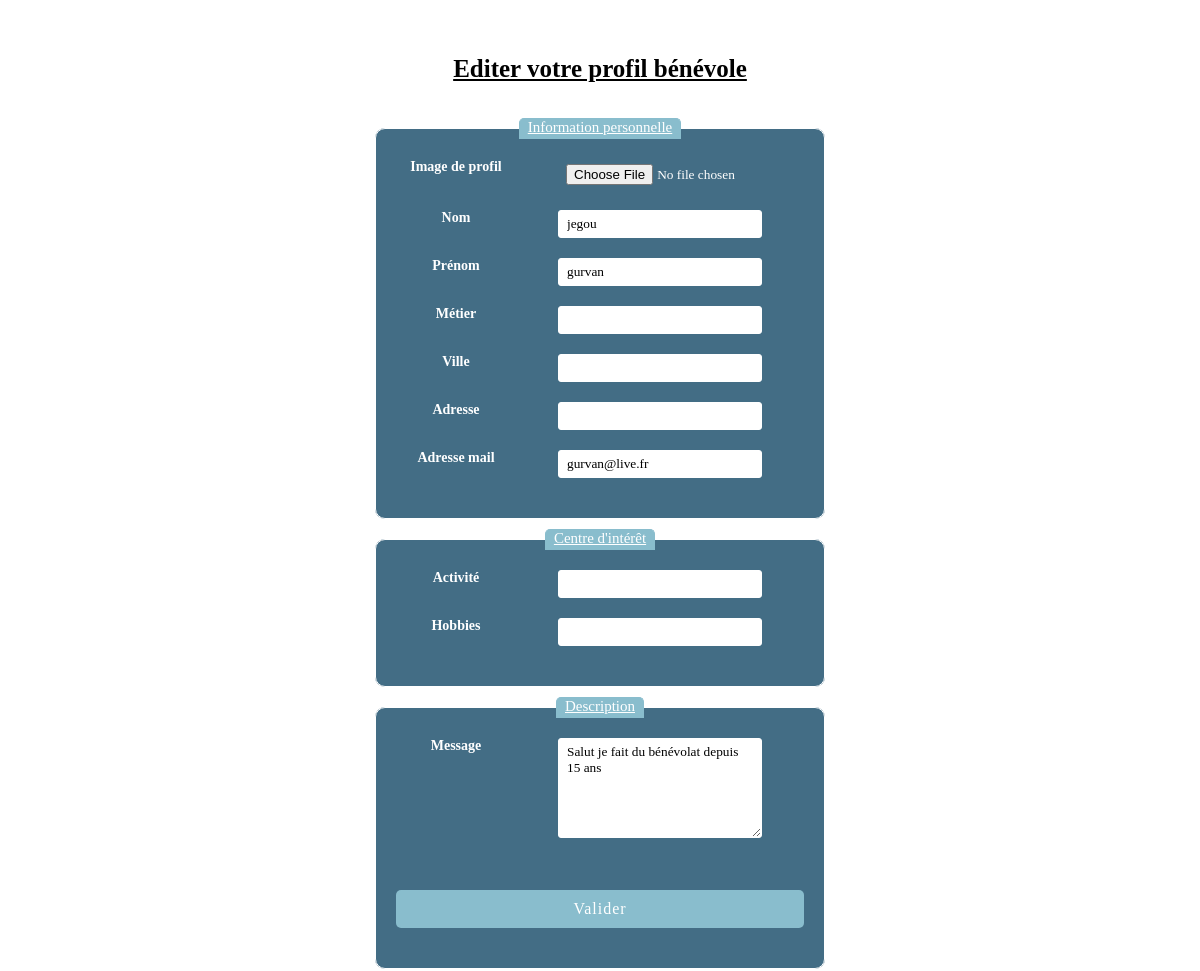
The page /users/profil/benevole/edit (signed in, middle part) on the database as committed earlier.
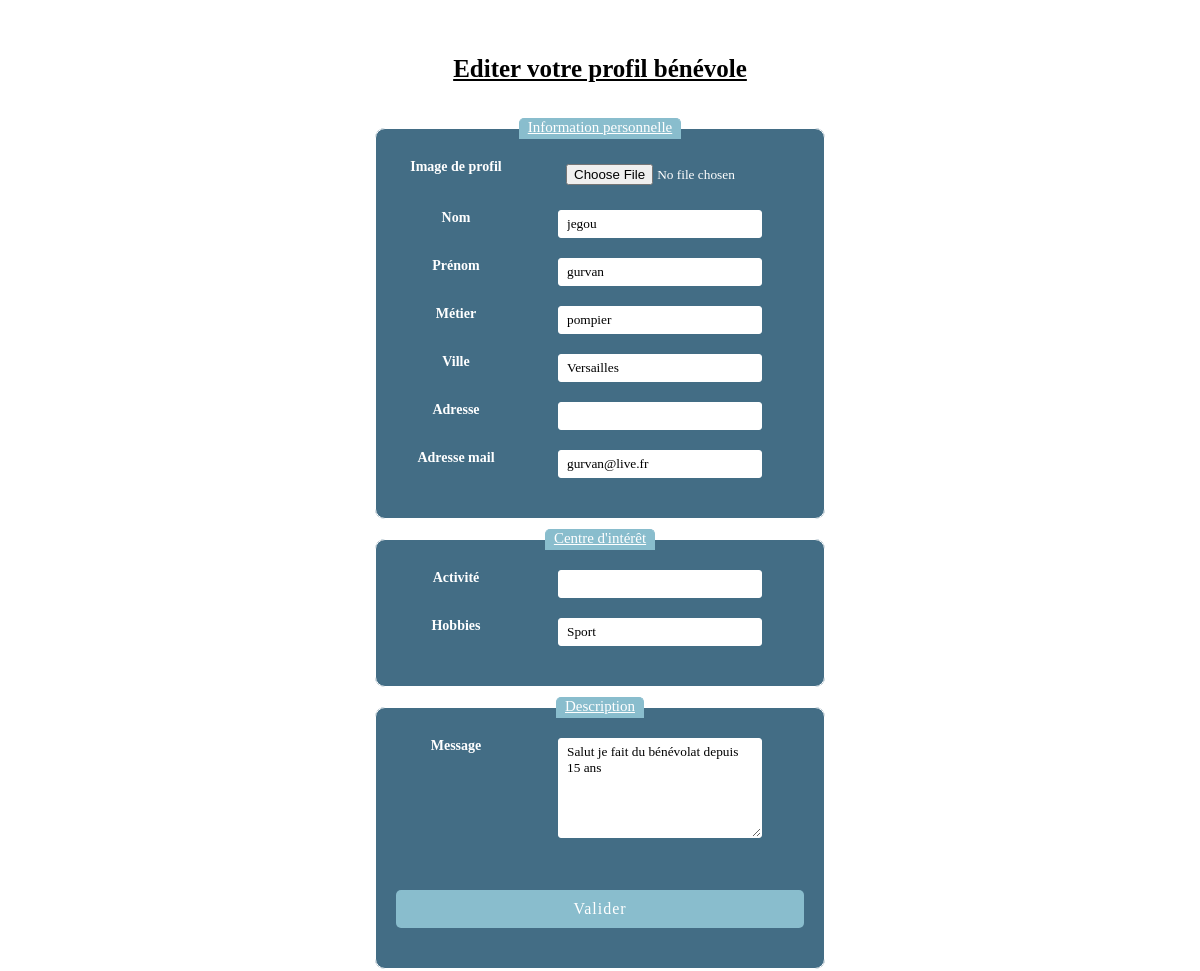
The same page on the database as committed later.
### users/models.py (models this page shows, shortened)
class Benevole(User):
    role = models.ForeignKey(Role, null=True, on_delete=models.CASCADE)
    image = models.ImageField(
        upload_to=upload_location,
        null=True,
        blank=True,
    )
    phone_number = models.CharField(
        max_length= 10,
        blank=True,
        null=True
    )
    activite = models.CharField(
        max_length= 255,
        blank=True,
        null=True
    )
    metier = models.CharField(
        max_length= 255,
        blank=True,
        null=True
    )
    hobbies = models.CharField(
        max_length= 255,
        blank=True,
        null=True
    )
    description = models.CharField(
        max_length= 1500,
        blank=True,
        null=True
    )
    ville = models.CharField(
        max_length= 200,
        blank=True,
        null=True
    )
    adresse = models.CharField(
        max_length= 300,
        blank=True,
        null=True
    )
    class Meta:
        verbose_name = 'Bénévole'

### users/views/edit_account.py (the view)
def edit_benevole(request):
    if request.method == "POST":
        form_edit_profil = EditBenevoleForm(request.POST, request.FILES  or None,
                                        instance=request.user.benevole)
        print("Request : ", request.POST)
        if form_edit_profil.is_valid():
            form_edit_profil.save()
            return redirect("benevole_profil")
        else:
            messages.error(request, "Erreur dans le formulaire")
            return redirect('edit_benevole')
    else:
        form_edit_profil = EditBenevoleForm(instance=request.user.benevole)
        args = { 'form_edit_benevole' : form_edit_profil }
    return render(request, 'edit_profil_benevole.html', args )

### users/email_login.py (called while the page is built)
    def get_user(self, user_id):
        try:
            return User.objects.get(pk=user_id)
        except User.DoesNotExist:
            return None

### users/models.py (called while the page is built)
    def __str__(self):
        return self.role_name

### users/templates/edit_profil_benevole.html (shortened to what this page needs)
{% extends 'theme.html' %}
{% load static %}
{% block css %}
    <link rel="stylesheet" href="{% static 'css/editerCompteEtMaraude.css' %}">
{% endblock %}
{% block content %}
            <h1 class="center title-edit">Editer votre profil bénévole</h1>
            <div class="center">
                <div class="form-edit">
                    <form method="POST" enctype='multipart/form-data' >
                        <fieldset>
                            <legend>Information personnelle</legend>
                            <label>
                                <span>Image de profil</span>
                                 {{form_edit_benevole.image}}
                            </label>
                            <label>
                                <span>Nom</span>
                                  {{form_edit_benevole.last_name}}
                            </label>
                            <label>
                                <span>Prénom</span>
                                 {{form_edit_benevole.first_name}}
                            </label>
                            <label>
                                <span>Métier</span>
                                  {{form_edit_benevole.metier}}
                            </label>
                            <label>
                                <span>Ville</span>
                                  {{form_edit_benevole.ville}}
                            </label>
                            <label>
                                <span>Adresse</span>
                                  {{form_edit_benevole.adresse}}
                            </label>
                            <label>
                                <span>Adresse mail</span>
                                  {{form_edit_benevole.email}}
                            </label>
                        </fieldset>
                        <fieldset>
                            <legend>Centre d'intérêt</legend>
                            <label>
                                <span>Activité</span>
                                  {{form_edit_benevole.activite}}
                            </label>
                            <label>
                                <span>Hobbies</span>
                                  {{form_edit_benevole.hobbies}}
                            </label>
                        </fieldset>
                        <fieldset>
                            <legend>Description</legend>
                            <label>
                                <span>Message</span>
                                {{form_edit_benevole.description}}
                            </label>
                            <label>
                                <input class="form-btn-creation" type="submit" value="Valider"/>
                            </label>
                        </fieldset>
                    </form>
                </div>
            </div>
{% endblock content %}

Rows that differ between the two databases and show on the page:
changed Benevole "Salut je fait du bénévolat depuis 15 ans": metier (not shown) → "pompier"; ville (not shown) → "Versailles"; hobbies (not shown) → "Sport"
